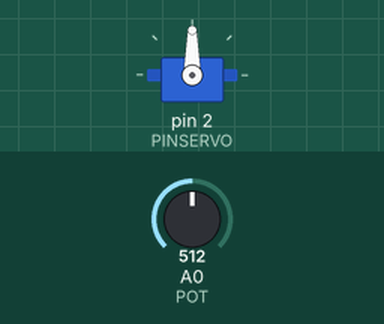
Recording of a sketch running on a simulated Arduino Uno, built with avr-gcc and run on an emulated ATmega328P. On the bench: servo. The inputs (shaded band) are chosen by the test bench; at power-on: A0 (POT) = 512.

Above: at 1.2 s.
1.3 s: A0 (POT) set to 390
At 1.8 s:
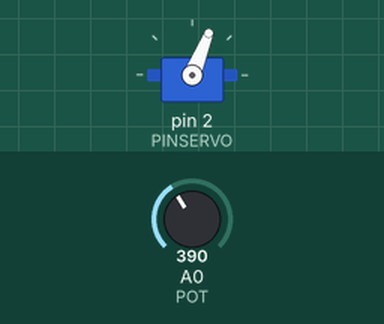
2.8 s: A0 (POT) set to 306
At 4.0 s:
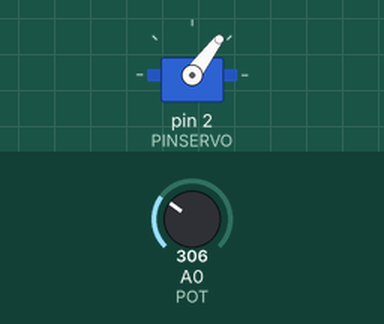
4.3 s: A0 (POT) set to 122
At 5.0 s:
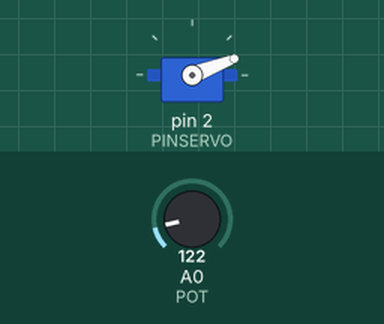
5.8 s: A0 (POT) set to 0
At 6.1 s:
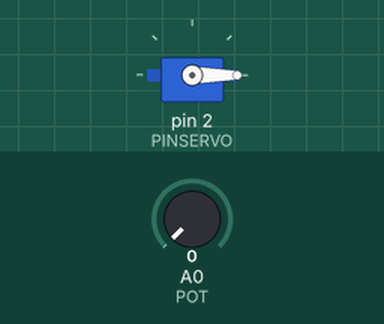
7.3 s: A0 (POT) set to 716
At 8.3 s:
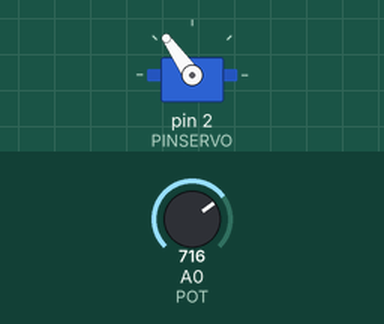
Timing chart, 0 to 9.8 s (numbered marks = the images above; inputs shaded):
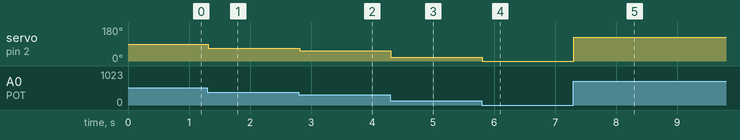

The sketch:

code.ino
```cpp
#include <Servo.h>
Servo servo1;
int PINSERVO = 2;
int PULSOMIN = 400;
int PULSOMAX = 2600;
int VALORPOT;
int ANGULO;
int POT = 0;
void setup(){
  servo1.attach(PINSERVO, PULSOMIN, PULSOMAX);
}
void loop(){
  VALORPOT = analogRead(POT);
  ANGULO = map(VALORPOT, 0, 1023, 0, 180);
  servo1.write(ANGULO);
  delay(20);
}
```

Measured:
- after the input at 1.3 s, servo on pin 2 (PINSERVO): 90° → 68° at once
- after the input at 2.8 s, servo on pin 2 (PINSERVO): 68° → 53° at once
- after the input at 4.3 s, servo on pin 2 (PINSERVO): 53° → 21° at once
- after the input at 5.8 s, servo on pin 2 (PINSERVO): 21° → 0° at once
- after the input at 7.3 s, servo on pin 2 (PINSERVO): 0° → 125° at once
